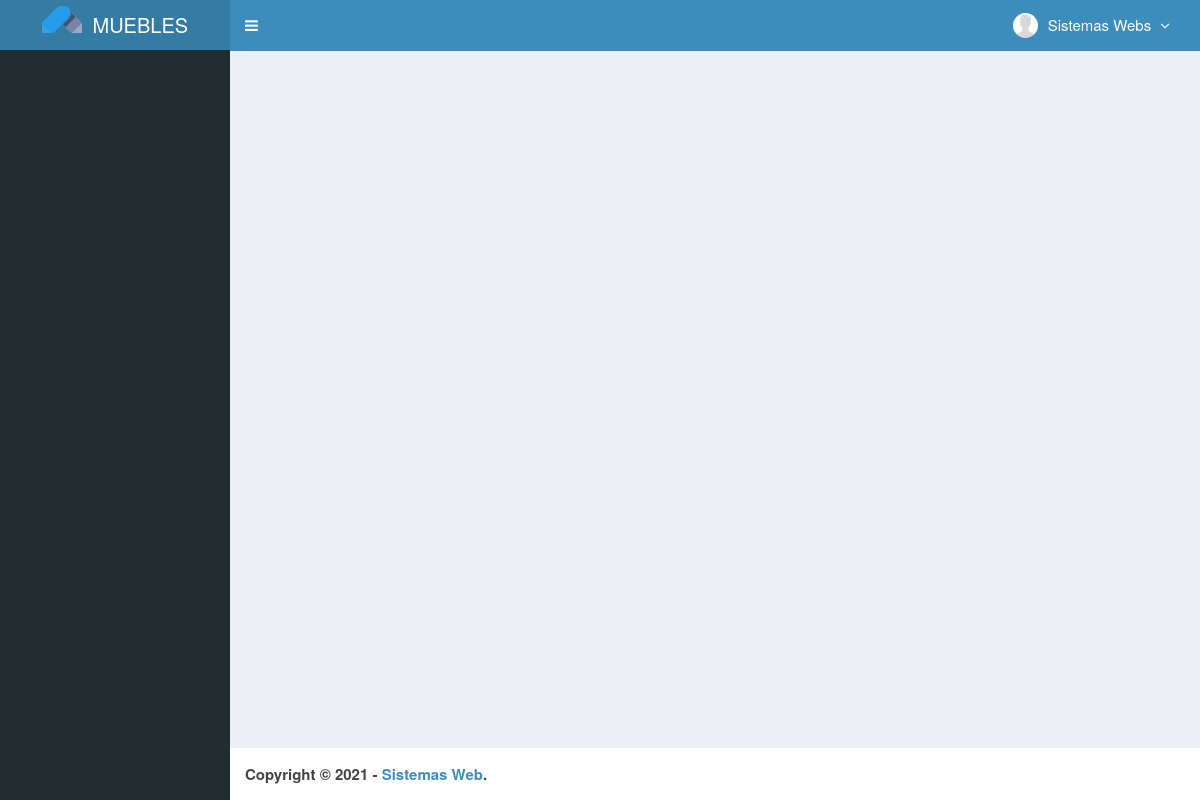
/main.php (signed in), run on an earlier commit of the app's database.
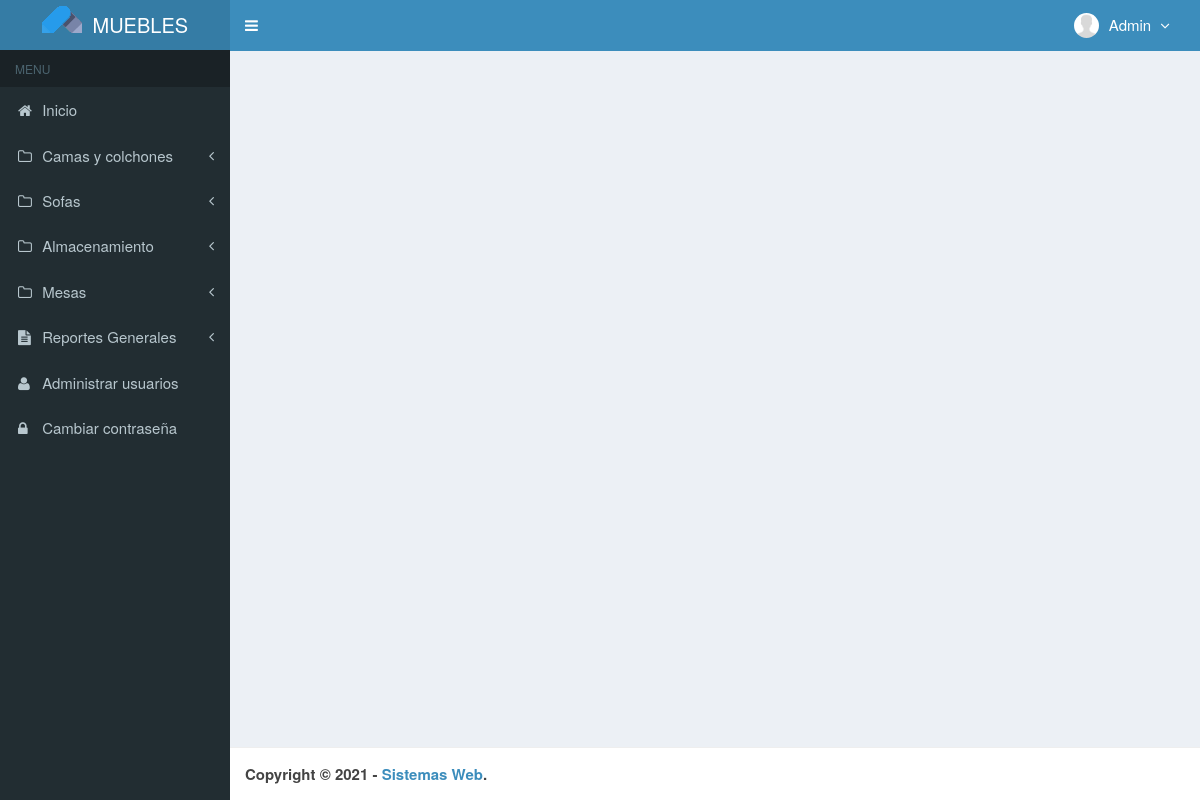
And on a later commit of the database.
### tables this page shows
CREATE TABLE `usuarios` (
  `id_user` int(3) NOT NULL,
  `username` varchar(50) NOT NULL,
  `name_user` varchar(50) NOT NULL,
  `password` varchar(50) NOT NULL,
  `email` varchar(50) DEFAULT NULL,
  `telefono` varchar(13) DEFAULT NULL,
  `foto` varchar(100) DEFAULT NULL,
  `permisos_acceso` enum('Admin','Empleado') NOT NULL,
  `status` enum('activo','bloqueado') NOT NULL DEFAULT 'activo',
  `created_at` timestamp NOT NULL DEFAULT current_timestamp(),
  `updated_at` timestamp NOT NULL DEFAULT current_timestamp() ON UPDATE current_timestamp()
);

### top-menu.php (the view, shortened to what the changed rows need)
<?php
require_once "config/database.php";
$query = mysqli_query($mysqli, "SELECT id_user, name_user, foto, permisos_acceso FROM usuarios WHERE id_user='$_SESSION[id_user]'")
                                or die('error: '.mysqli_error($mysqli));
$data = mysqli_fetch_assoc($query);
?>
<li class="dropdown user user-menu">
  <a href="#" class="dropdown-toggle" data-toggle="dropdown">
  <?php
  if ($data['foto']=="") { ?>
    <img src="images/user/user-default.png" class="user-image" alt="User Image"/>
  <?php
  }
  else { ?>
    <img src="images/user/<?php echo $data['foto']; ?>" class="user-image" alt="User Image"/>
  <?php
  }
  ?>
    <span class="hidden-xs"><?php echo $data['name_user']; ?> <i style="margin-left:5px" class="fa fa-angle-down"></i></span>
  </a>
</li>

### main.php (shortened to what the changed rows need)
<!DOCTYPE html>
<html>
  <head>
    <link href="assets/css/bootstrap.min.css" rel="stylesheet" type="text/css" />
    <link href="assets/plugins/font-awesome-4.6.3/css/font-awesome.min.css" rel="stylesheet" type="text/css" />
    <link href="assets/plugins/datatables/dataTables.bootstrap.css" rel="stylesheet" type="text/css" />
    <link href="assets/plugins/datepicker/datepicker.min.css" rel="stylesheet" type="text/css" />
    <link rel="stylesheet" type="text/css" href="assets/plugins/chosen/css/chosen.min.css" />
    <link href="assets/css/AdminLTE.min.css" rel="stylesheet" type="text/css" />
    <link href="assets/css/skins/skin-blue.min.css" rel="stylesheet" type="text/css" />
    <link href="assets/plugins/datepicker/datepicker3.css" rel="stylesheet" type="text/css" />
    <link href="assets/css/style.css" rel="stylesheet" type="text/css" />
  </head>
  <body class="skin-blue fixed">
    <div class="wrapper">
      <header class="main-header">
        <a href="?module=beranda" class="logo">
        </a>
        <nav class="navbar navbar-static-top" role="navigation">
          <div class="navbar-custom-menu">
            <ul class="nav navbar-nav">
              <?php include "top-menu.php" ?>
            </ul>
          </div>
        </nav>
      </header>
      <aside class="main-sidebar">
        <section class="sidebar">
            <?php include "sidebar-menu.php" ?>
        </section>
      </aside>
      <div class="content-wrapper">
      </div>
      <footer class="main-footer">
        <strong>Copyright &copy; <?php echo date('Y');?> - <a href="http://obedalvarado.pw/" target="_blank">Sistemas Web</a>.</strong>
      </footer>
    </div>
  </body>
</html>

### sidebar-menu.php (shortened to what the changed rows need)
<?php
if ($_SESSION['permisos_acceso']=='Admin') { ?>
    <ul class="sidebar-menu">
        <li class="header">MENU</li>
	<?php
	if ($_GET["module"]=="start") {
		$active_home="active";
	} else {
		$active_home="";
	}
  ?>
		<li class="<?php echo $active_home;?>">
			<a href="?module=start"><i class="fa fa-home"></i> Inicio </a>
	  	</li>
  <?php
  if ($_GET["module"]=="camas") { ?>
		<li class="active treeview">
          	<a href="javascript:void(0);">
            	<i class="fa fa-folder-o"></i> <span>Camas y colchones</span> <i class="fa fa-angle-left pull-right"></i>
          	</a>
      		<ul class="treeview-menu">
        		<li class="active"><a href="?module=camas"><i class="fa fa-circle"></i> Datos de Camas </a></li>
        		<li><a href="?module=camas_transaction"><i class="fa fa-circle-o"></i> Registro de Camas </a></li>
            <li><a href="?module=camas_stock_inventory"><i class="fa fa-circle-o"></i> Stock de Camas </a></li>
            <li><a href="?module=camas_stock_report"><i class="fa fa-circle-o"></i> Registro de Camas</a></li>
          </ul>
    	</li>
    <?php
	}
	else { ?>
		<li class="treeview">
          	<a href="javascript:void(0);">
            	<i class="fa fa-folder-o"></i> <span>Camas y colchones</span> <i class="fa fa-angle-left pull-right"></i>
          	</a>
    	</li>
    <?php
  }
  if ($_GET["module"]=="sofas") { ?>
		<li class="active treeview">
          	<a href="javascript:void(0);">
            	<i class="fa fa-folder-o"></i> <span>Sofas</span> <i class="fa fa-angle-left pull-right"></i>
          	</a>
      		<ul class="treeview-menu">
        		<li class="active"><a href="?module=sofas"><i class="fa fa-circle"></i> Datos de Sofas </a></li>
        		<li><a href="?module=sofas_transaction"><i class="fa fa-circle-o"></i> Registro de Sofas </a></li>
            <li><a href="?module=sofas_stock_inventory"><i class="fa fa-circle-o"></i> Stock de Sofas </a></li>
            <li><a href="?module=sofas_stock_report"><i class="fa fa-circle-o"></i> Registro de Sofas </a></li>
          </ul>
    	</li>
    <?php
	}
	else { ?>
		<li class="treeview">
          	<a href="javascript:void(0);">
            	<i class="fa fa-folder-o"></i> <span>Sofas</span> <i class="fa fa-angle-left pull-right"></i>
          	</a>
    	</li>
    <?php
  }
  if ($_GET["module"]=="almacenamiento") { ?>
		<li class="active treeview">
          	<a href="javascript:void(0);">
            	<i class="fa fa-folder-o"></i> <span>Almacenamiento</span> <i class="fa fa-angle-left pull-right"></i>
          	</a>
      		<ul class="treeview-menu">
        		<li class="active"><a href="?module=almacenamiento"><i class="fa fa-circle"></i> Datos de Almacenamiento </a></li>
        		<li><a href="?module=almacenamiento_transaction"><i class="fa fa-circle-o"></i> Registro de Almacenamiento </a></li>
            <li><a href="?module=almacenamiento_stock_inventory"><i class="fa fa-circle-o"></i> Stock de Almacenamiento </a></li>
            <li><a href="?module=almacenamiento_stock_report"><i class="fa fa-circle-o"></i> Registro de Almacenamiento </a></li>
          </ul>
    	</li>
    <?php
	}
	else { ?>
		<li class="treeview">
          	<a href="javascript:void(0);">
            	<i class="fa fa-folder-o"></i> <span>Almacenamiento</span> <i class="fa fa-angle-left pull-right"></i>
          	</a>
    	</li>
    <?php
  }
  if ($_GET["module"]=="mesas") { ?>
	<li class="active treeview">
		  <a href="javascript:void(0);">
			<i class="fa fa-folder-o"></i> <span>Mesas</span> <i class="fa fa-angle-left pull-right"></i>
		  </a>
		  <ul class="treeview-menu">
			<li class="active"><a href="?module=mesas"><i class="fa fa-circle"></i> Datos de Mesas </a></li>
			<li><a href="?module=mesas_transaction"><i class="fa fa-circle-o"></i> Registro de Mesas </a></li>
		<li><a href="?module=mesas_stock_inventory"><i class="fa fa-circle-o"></i> Stock de Mesas </a></li>
		<li><a href="?module=mesas_stock_report"><i class="fa fa-circle-o"></i> Registro de Mesas </a></li>
	  </ul>
	</li>
<?php
}
else { ?>
	<li class="treeview">
		  <a href="javascript:void(0);">
			<i class="fa fa-folder-o"></i> <span>Mesas</span> <i class="fa fa-angle-left pull-right"></i>
		  </a>
	</li>
<?php
}
	if ($_GET["module"]=="general_stock_inventory") { ?>
		<li class="active treeview">
          	<a href="javascript:void(0);">
            	<i class="fa fa-file-text"></i> <span>Reportes Generales</span> <i class="fa fa-angle-left pull-right"></i>
          	</a>
      		<ul class="treeview-menu">
        		<li class="active"><a href="?module=general_stock_inventory"><i class="fa fa-circle"></i> Stock General </a></li>
        		<li><a href="?module=general_stock_report"><i class="fa fa-circle-o"></i> Registro General </a></li>
      		</ul>
    	</li>
    <?php
	}
	else { ?>
		<li class="treeview">
          	<a href="javascript:void(0);">
            	<i class="fa fa-file-text"></i> <span>Reportes Generales</span> <i class="fa fa-angle-left pull-right"></i>
          	</a>
    	</li>
    <?php
	}
	if ($_GET["module"]=="user" || $_GET["module"]=="form_user") { ?>
		<li class="active">
			<a href="?module=user"><i class="fa fa-user"></i> Administrar usuarios</a>
	  	</li>
	<?php
	}
	else { ?>
		<li>
			<a href="?module=user"><i class="fa fa-user"></i> Administrar usuarios</a>
	  	</li>
	<?php
	}
	if ($_GET["module"]=="password") { ?>
		<li class="active">
			<a href="?module=password"><i class="fa fa-lock"></i> Cambiar contraseña</a>
		</li>
	<?php
	}
	else { ?>
		<li>
			<a href="?module=password"><i class="fa fa-lock"></i> Cambiar contraseña</a>
		</li>
	<?php
	}
	?>
	</ul>
<?php
}

What changed in the data, as far as the page shows it:
changed usuarios: name_user "Sistemas Webs" → "Admin"
Also different on the page:
text now shown: "MENU Inicio Camas y colchones Sofas Almacenamiento Mesas Reportes Generales Administrar usuarios Cambiar contraseña"
